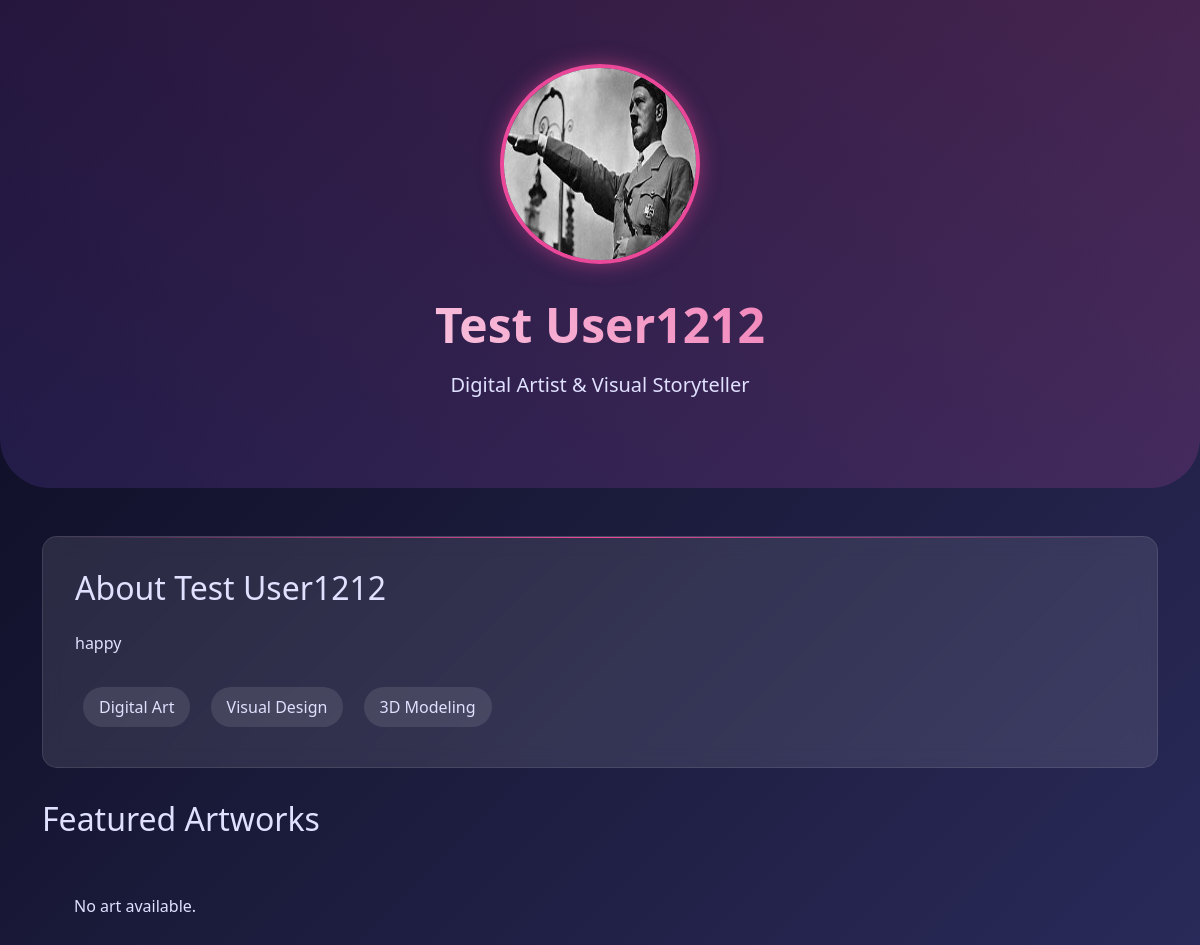
Before: /artist_profile/15/ with the older database file.
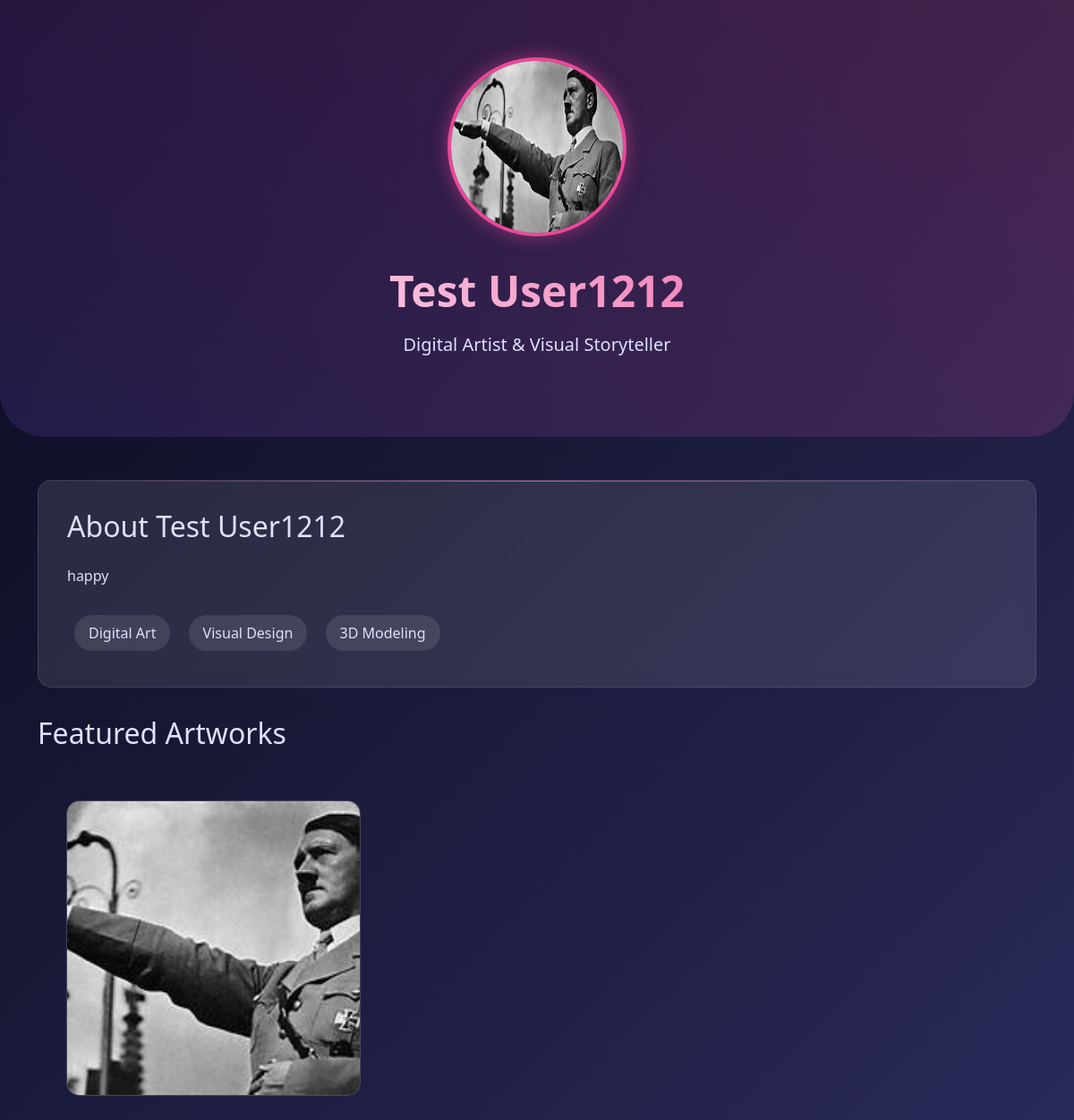
After: the same page with the newer database file.
### art_app/models.py (models this page shows)
class Arttable(models.Model):
    title=models.CharField(max_length=30)
    userid=models.CharField(max_length=30)
    status=models.CharField(max_length=30)
    desc=models.CharField(max_length=80)
    price=models.CharField(max_length=20)
    arttype=models.CharField(max_length=20)
    img=models.ImageField(upload_to='art_photos/',blank=True,null=True)

### user_app/views.py (the view)
# urls.py: path("artist_profile/<int:id>/",views.artist_profile_page,name="artist_profile"),
def artist_profile_page(request,id):
    user_artist = get_object_or_404(Usertable, id=id)  # Fetch the art object by ID
    us_id=user_artist.id
    artist_details=get_object_or_404(Artisttable,userid=id)
    artist_details_art = Arttable.objects.filter(userid=id)  # Fetch multiple objects
    return render(request,'artist_profile.html',{'user_artist':user_artist,'artist_details':artist_details,'artist_details_art':artist_details_art})

### user_app/template/artist_profile.html (shortened to what this page needs)
<!DOCTYPE html>
<html lang="en">
<head>
    <link href="https://cdn.jsdelivr.net/npm/bootstrap@5.3.0/dist/css/bootstrap.min.css" rel="stylesheet">
    <link rel="stylesheet" href="https://cdnjs.cloudflare.com/ajax/libs/animate.css/4.1.1/animate.min.css">
</head>
<body>
    <div class="profile-header text-center">
        <img src="{{ artist_details.profile_photo.url }}" alt="Maria Chen" class="profile-image animate__animated animate__fadeIn">
        <h1 class="artist-name animate__animated animate__fadeInUp">{{ user_artist.name }}</h1>
        <p class="lead mb-4 animate__animated animate__fadeInUp">Digital Artist & Visual Storyteller</p>
    </div>
    <div class="container">
        <div class="bio-section glass animate__animated animate__fadeIn">
            <h2 class="mb-4">About {{ user_artist.name }}</h2>
            <p>{{ artist_details.bio }}</p>
            <div class="tags mt-4">
                <span class="tag">Digital Art</span>
                <span class="tag">Visual Design</span>
                <span class="tag">3D Modeling</span>
            </div>
        </div>
        <h2 class="mb-4">Featured Artworks</h2>
        <div class="artwork-grid">
            {% if artist_details_art %}
                 {% for art in artist_details_art %}
                        <div class="artwork-card glass animate__animated animate__fadeIn">
                            <img src="{{ art.img.url }}" alt="Digital Dreams">
                            <div class="artwork-info">
                            </div>
                        </div>
                    {% endfor %}
            {% else %}
                <p>No art available.</p>
            {% endif %}
    </div>
</body>
</html>

Changed rows visible on the page:
added Arttable: img (picture)
Other visible differences:
text no longer shown: "No art available."
